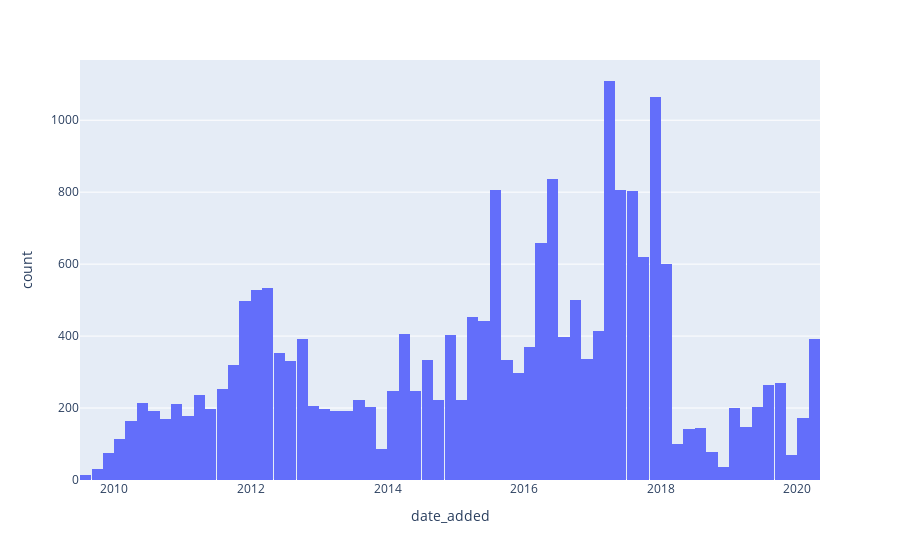

The notebook cell this image was saved under:
### Markdown cell above
Dataset URL: https://www.kaggle.com/datasets/podsyp/a-lot-of-memes-info-stats

### Code cell
px.histogram(memes, x="date_added")

### Figure 1 — Plotly figure (JSON) as saved in the notebook; plotly's stock layout.template omitted (floating-point values rounded to 4 significant figures; data arrays with more than 128 entries replaced by an {"elided": "..."} marker saying what was removed)
{"data": [{"bingroup": "x", "hovertemplate": "date_added=%{x}<br>count=%{y}<extra></extra>", "legendgroup": "", "marker": {"color": "#636efa", "pattern": {"shape": ""}}, "name": "", "orientation": "v", "showlegend": false, "type": "histogram", "x": {"elided": "21453 str values"}, "xaxis": "x", "yaxis": "y"}], "layout": {"barmode": "relative", "legend": {"tracegroupgap": 0}, "margin": {"t": 60}, "xaxis": {"anchor": "y", "domain": [0, 1], "title": {"text": "date_added"}}, "yaxis": {"anchor": "x", "domain": [0, 1], "title": {"text": "count"}}}}
